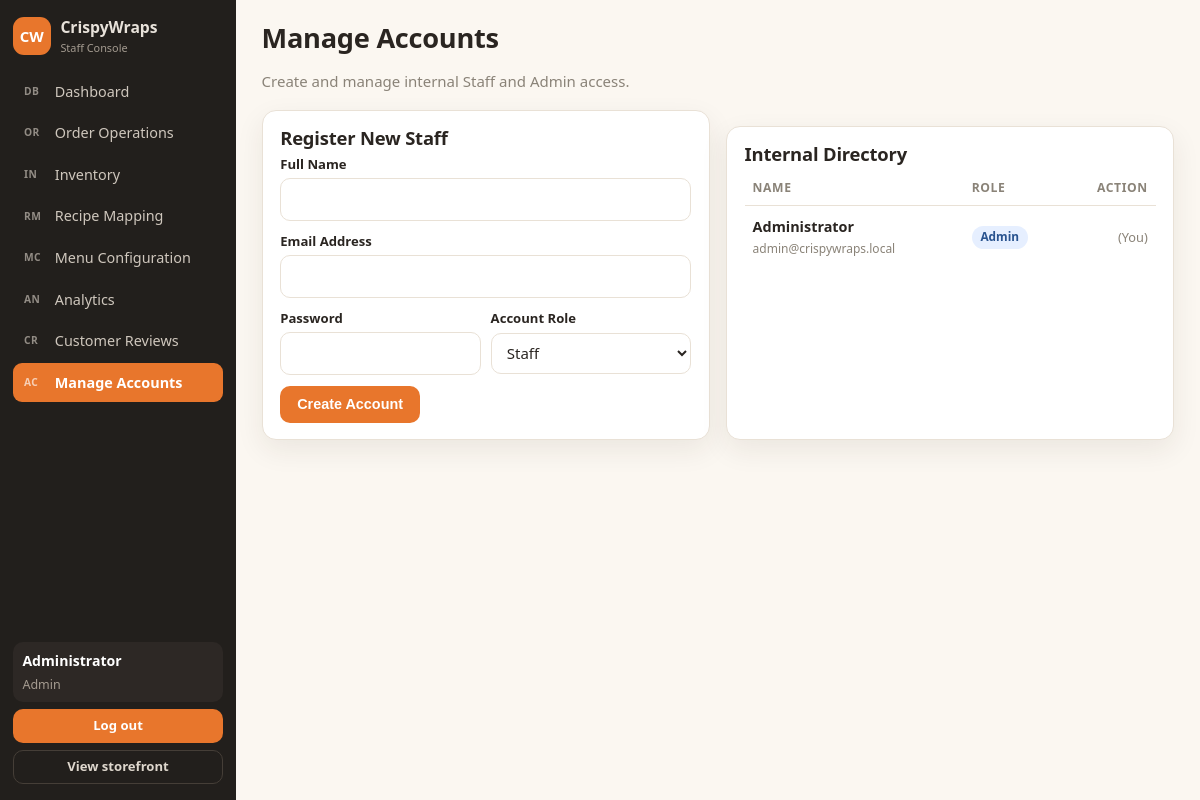
The app's page /staff/accounts.php (signed in) with its own data.
### tables this page shows
CREATE TABLE IF NOT EXISTS `users` (
  `id` varchar(32) NOT NULL,
  `name` varchar(100) NOT NULL,
  `email` varchar(150) NOT NULL,
  `password` varchar(255) NOT NULL,
  `role` varchar(20) NOT NULL DEFAULT 'Staff',
  PRIMARY KEY (`id`),
  UNIQUE KEY `uniq_users_email` (`email`)
);

### staff/accounts.php (the view, shortened to what this page needs)
<?php
include '../config/db.php';
$users = $pdo->query("SELECT * FROM users ORDER BY role ASC, name ASC")->fetchAll();
?>
<!doctype html>
<html lang="en">
<head>
<link rel="stylesheet" href="../css/styles.css" />
</head>
<body>
<div class="staff-layout">
  <?php include '../includes/staff-sidebar.php'; ?>
  <main class="staff-main">
    <div class="page-head">
      <h1>Manage Accounts</h1>
      <p class="muted">Create and manage internal Staff and Admin access.</p>
    </div>
    <div class="grid g2">
      <div class="card">
        <h2>Register New Staff</h2>
        <form method="POST">
          <div class="field">
            <label>Full Name</label>
            <input name="name" required />
          </div>
          <div class="field">
            <label>Email Address</label>
            <input name="email" type="email" required />
          </div>
          <div class="row">
            <div class="field grow">
              <label>Password</label>
              <input name="password" type="password" required />
            </div>
            <div class="field grow">
              <label>Account Role</label>
              <select name="role">
                <option value="Staff">Staff</option>
              </select>
            </div>
          </div>
          <button type="submit" class="btn">Create Account</button>
        </form>
      </div>
      <div class="card">
        <h2>Internal Directory</h2>
        <div class="table-wrap">
          <table>
            <thead>
              <tr><th>Name</th><th>Role</th><th class="right">Action</th></tr>
            </thead>
            <tbody>
              <?php foreach ($users as $u): ?>
                <tr>
                  <td>
                    <strong><?= htmlspecialchars($u['name']) ?></strong><br>
                    <small><?= htmlspecialchars($u['email']) ?></small>
                  </td>
                  <td>
                    <span class="badge <?= $u['role'] === 'Admin' ? 'b-new' : 'b-done' ?>">
                      <?= htmlspecialchars($u['role']) ?>
                    </span>
                  </td>
                  <td class="right">
                    <?php if ($u['id'] !== $_SESSION['staff']['id']): ?>
                      <form method="POST" style="margin:0" onsubmit="return confirm('Are you sure you want to revoke this account?');">
                        <?= csrf_field() ?>
                        <input type="hidden" name="action" value="delete">
                        <input type="hidden" name="id" value="<?= htmlspecialchars($u['id']) ?>">
                        <button type="submit" class="btn ghost sm">Revoke</button>
                      </form>
                    <?php else: ?>
                      <span class="muted" style="font-size: 0.8rem;">(You)</span>
                    <?php endif; ?>
                  </td>
                </tr>
              <?php endforeach; ?>
            </tbody>
          </table>
        </div>
      </div>
    </div>
  </main>
</div>
</body>
</html>

### css/styles.css (style rules this page uses)
:root { --bg: #fbf7f1; --surface: #ffffff; --ink: #2a2521; --muted: #8a8378; --line: #e9e1d6; --brand: #e8762c; --brand-dark: #c25c19; --char: #221f1c; --green: #2f8f5b; --red: #c8452f; --amber: #d99a11; --radius: 14px; --shadow: 0 10px 28px rgba(50, 38, 26, 0.08); }
* { box-sizing: border-box; }
html, body { margin: 0; padding: 0; }
body { font-family: "Segoe UI", system-ui, -apple-system, Roboto, Arial, sans-serif; background: var(--bg); color: var(--ink); font-size: 15px; line-height: 1.5; }
h1, h2, h3 { margin: 0 0 .35rem; line-height: 1.2; letter-spacing: -.01em; }
h1 { font-size: 1.7rem; }
h2 { font-size: 1.15rem; }
small { color: var(--muted); }
.muted { color: var(--muted); }
.right { text-align: right; }
.row { display: flex; gap: .6rem; align-items: center; flex-wrap: wrap; }
.grow { flex: 1; }
.btn { display: inline-flex; align-items: center; gap: .4rem; background: var(--brand); color: #fff; border: 1px solid transparent; padding: .6rem 1rem; border-radius: 10px; font-weight: 600; font-size: .9rem; cursor: pointer; transition: .15s; }
input, select, textarea { font: inherit; padding: .55rem .7rem; border: 1px solid var(--line); border-radius: 10px; background: #fff; color: var(--ink); width: 100%; }
label { display: block; font-size: .82rem; font-weight: 600; margin-bottom: .25rem; }
.field { margin-bottom: .7rem; }
.card { background: var(--surface); border: 1px solid var(--line); border-radius: var(--radius); box-shadow: var(--shadow); padding: 1rem 1.1rem; }
.card + .card { margin-top: 1rem; }
.grid { display: grid; gap: 1rem; }
.g2 { grid-template-columns: repeat(auto-fit, minmax(300px, 1fr)); }
table { width: 100%; border-collapse: collapse; font-size: .9rem; }
th { text-align: left; color: var(--muted); font-size: .76rem; text-transform: uppercase; letter-spacing: .05em; padding: .5rem .5rem; border-bottom: 1px solid var(--line); }
td { padding: .6rem .5rem; border-bottom: 1px solid #f3ede4; vertical-align: middle; }
tr:last-child td { border-bottom: 0; }
.table-wrap { overflow-x: auto; }
.badge { display: inline-block; padding: .18rem .55rem; border-radius: 999px; font-size: .74rem; font-weight: 700; background: #f0eae1; color: #6a6258; }
.b-new { background: #e6efff; color: #29538f; }
.staff-layout { display: flex; min-height: 100vh; }
.staff-main { flex: 1; padding: 1.4rem 1.6rem 3rem; overflow-x: hidden; }
.page-head { margin-bottom: 1.1rem; }

### records on screen
users: name "Administrator", email "admin@crispywraps.local", role "Admin", shows "(You)"

### other values on screen
$info[1] "DB"
$info[0] "Dashboard"
$info[1] "OR"
$info[0] "Order Operations"
$info[1] "IN"
$info[0] "Inventory"
$info[1] "RM"
$info[0] "Recipe Mapping"
$info[1] "MC"
$info[0] "Menu Configuration"
$info[1] "AN"
$info[0] "Analytics"
$info[1] "CR"
$info[0] "Customer Reviews"
$info[1] "AC"
